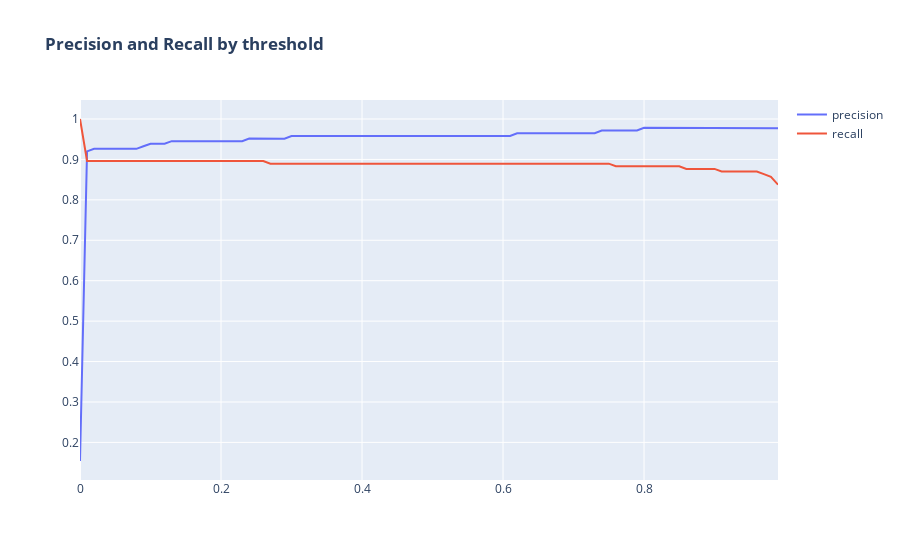

Notebook cell for this chart:
### Code cell
trace1=go.Scatter(
                x=df_scores.threshold,
                y=df_scores.precision,
                mode='lines',
                marker=dict(
                size=5
                ),
            name="precision",

            )


trace2=go.Scatter(
                x=df_scores.threshold,
                y=df_scores.recall,
                mode='lines',
                marker=dict(
                size=5
                ),
            name="recall",

            )
data = [trace1, trace2]
    
figure=go.Figure(
    data=data,
    layout=go.Layout(
        title=f"<b>Precision and Recall by threshold",
    
    ))
iplot(figure)
